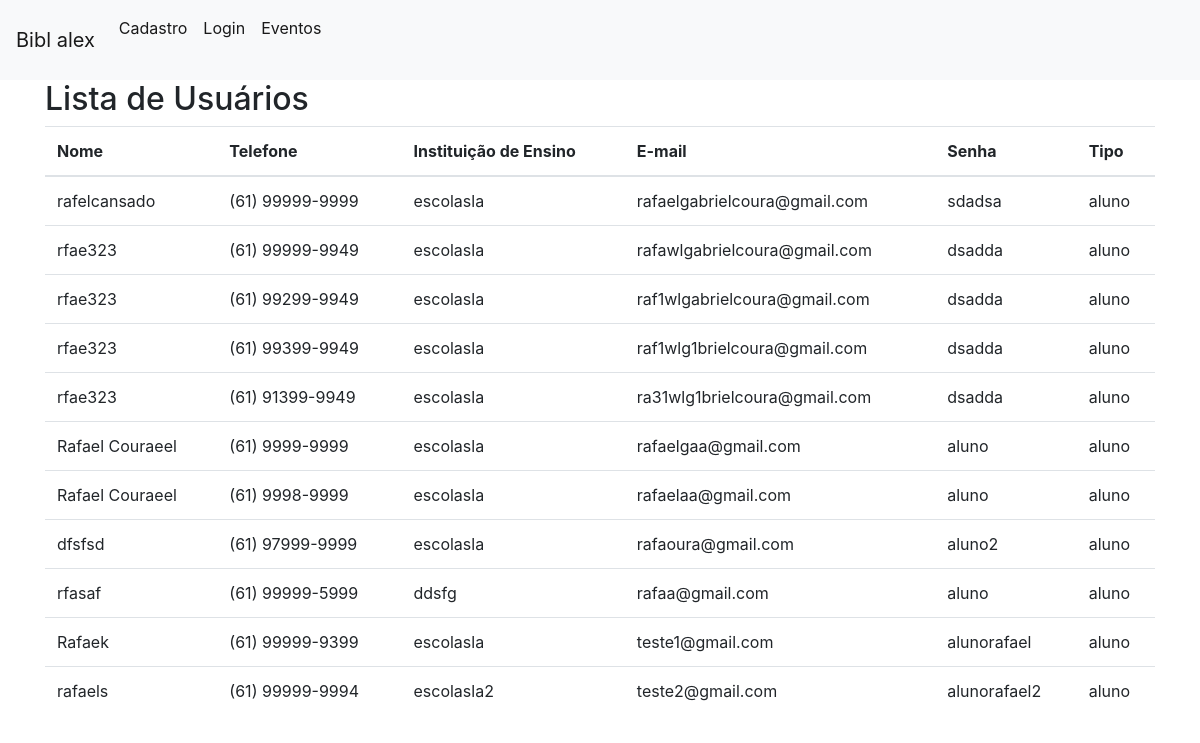
The page /home_inscricao/ (signed in) on the database as committed earlier.
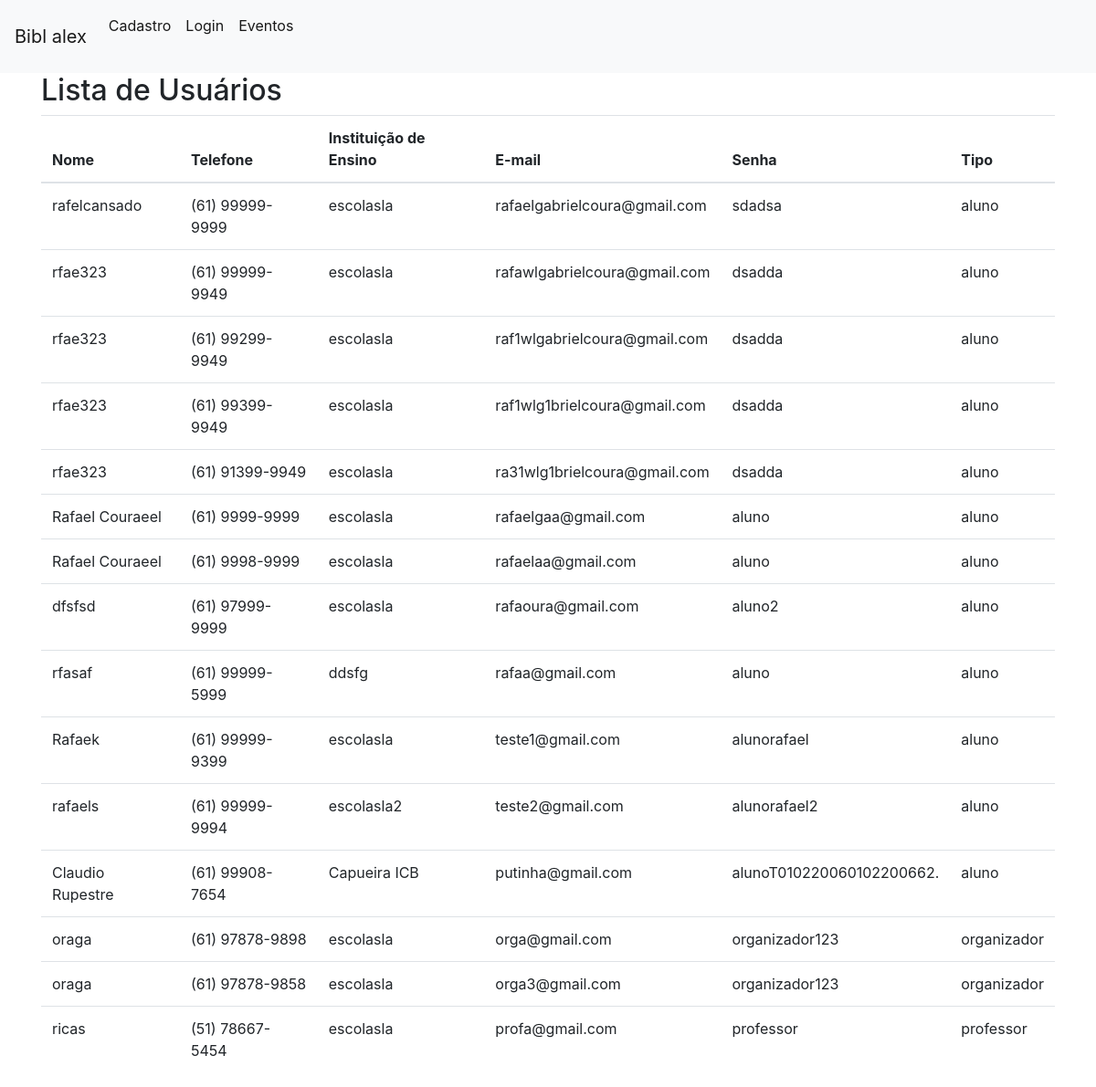
The same page on the database as committed later.
### login/models.py (models this page shows)
class Usuario(models.Model):
    id_usuario = models.AutoField(primary_key=True, unique=True)
    nome = models.TextField(max_length=150)
    telefone = models.CharField(max_length=15, null=True)
    instEnsino = models.TextField(max_length=100, null= True)
    senha = models.CharField(max_length=200, null=False)
    email = models.EmailField(max_length=254, unique=True)
    tipo = models.CharField(max_length=50, choices=[("estudante", "Estudante"), ("professor", "Professor"), ("organizador", "Organizador")], default= "Estudante")

### login/views.py (the view)
# urls.py: path("home_inscricao/", views.home_inscricao, name = "inscricao"),
def home_inscricao(request):
    usuario_id = request.session.get("usuario_id")
    if not usuario_id:
        return redirect("login")
    usuario = Usuario.objects.get(id_usuario=usuario_id)
    eventos = Evento.objects.all()
    inscritos = Inscrito.objects.filter(usuario_id=usuario).values_list("evento_id", flat=True)
    return render(request, 'usuarios.html', {'usuarios': Usuario.objects.all()})

### login/templates/usuarios.html
{% extends "base.html" %}
{% block content %}
<h2>Lista de Usuários</h2>
<table class="table">
    <thead>
        <tr>
            <th>Nome</th>
            <th>Telefone</th>
            <th>Instituição de Ensino</th>
            <th>E-mail</th>
            <th>Senha</th>
            <th>Tipo</th>
        </tr>
    </thead>
    <tbody>
        {% for usuario in usuarios %}
        <tr>
            <td>{{ usuario.nome }}</td>
            <td>{{ usuario.telefone }}</td>
            <td>{{ usuario.instEnsino }}</td>
            <td>{{ usuario.email }}</td>
            <td>{{ usuario.senha }}</td>
            <td>{{ usuario.tipo }}</td>
        </tr>
        {% endfor %}
    </tbody>
</table>
{% endblock content %}

### login/templates/base.html (shortened to what this page needs)
<!DOCTYPE html>
<html lang="en">
  <head>
    <link rel="stylesheet" href="https://stackpath.bootstrapcdn.com/bootstrap/4.3.1/css/bootstrap.min.css"  rel="stylesheet" />
  </head>
  <body>
    <nav class="navbar navbar-expand-lg navbar-light bg-light">
      <a class="navbar-brand" href="#">Bibl alex</a>
      <div class="collapse navbar-collapse" id="navbarNav">
        <ul class="navbar-nav">
          <li class="nav-item active">
             <a class="nav-link" href="{% url 'cadastro' %}" target="_self">Cadastro</a><br>
          </li>
          <li class="nav-item active">
             <a class="nav-link" href="{% url 'login' %}" target="_self">Login</a><br>
          </li>
          <li class="nav-item active">
            <a class="nav-link" href={% url 'cadastro_evento' %}>Eventos</a>
          </li>
        </ul>
      </div>
    </nav>
    <div class="container">
      {% block content %}
      {% endblock %}
    </div>
  </body>
</html>

Rows that differ between the two databases and show on the page:
added Usuario: nome "Claudio Rupestre", telefone "(61) 99908-7654", instEnsino "Capueira ICB", email "putinha@gmail.com", senha "alunoT010220060102200662.", tipo "aluno"
added Usuario: nome "oraga", telefone "(61) 97878-9898", instEnsino "escolasla", email "orga@gmail.com", senha "organizador123", tipo "organizador"
added Usuario: nome "oraga", telefone "(61) 97878-9858", instEnsino "escolasla", email "orga3@gmail.com", senha "organizador123", tipo "organizador"
added Usuario: nome "ricas", telefone "(51) 78667-5454", instEnsino "escolasla", email "profa@gmail.com", senha "professor", tipo "professor"
